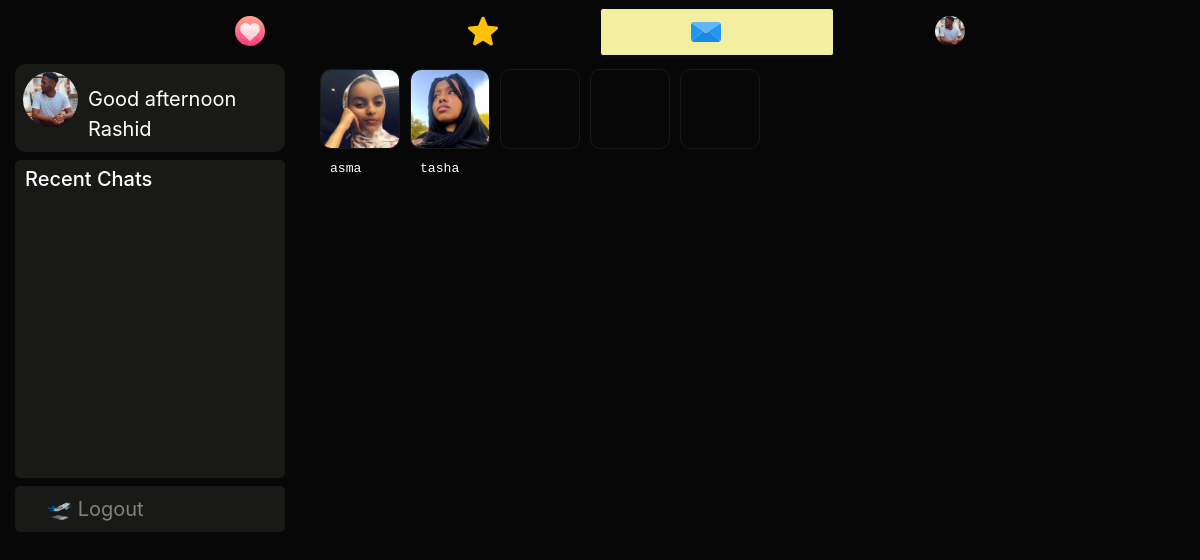
Page /messages (signed in) on the committed database.
### dating/models.py (models this page shows, shortened)
class User(db.Model, UserMixin):
	id = db.Column(db.Integer, primary_key=True)
	username = db.Column(db.String(20), unique=True, nullable=False)
	email = db.Column(db.String(120), unique=True, nullable=True)
	dp = db.Column(db.String(20), nullable=False, default='default.jpg')
	dp2 = db.Column(db.String(20), nullable=False, default='flip.png')
	dp3 = db.Column(db.String(20), nullable=False, default='plane.png')
	password = db.Column(db.String(60), nullable=False)
	last_seen = db.Column(db.DateTime, default=datetime.utcnow)
	date_joined = db.Column(db.DateTime, nullable=False, default=datetime.utcnow)
	department = db.Column(db.String(20), nullable=False)
	student_number = db.Column(db.Integer(), unique=True, nullable=True)
	age = db.Column(db.DateTime, nullable=False)
	gender = db.Column(db.String(20), nullable=False)
	country = db.Column(db.String(20), default="Cyprus", nullable=True)
	bio = db.Column(db.String(120), nullable=True)
	private = db.Column(db.Boolean, default=False, nullable=False)
	snapchat = db.Column(db.String(20), default="snapchat", nullable=True)
	instagram = db.Column(db.String(20), default="instagram", nullable=True)
	followed = db.relationship(
		'User', secondary=followers,
		primaryjoin=(followers.c.follower_id == id),
		secondaryjoin=(followers.c.followed_id == id),
		backref=db.backref('followers', lazy='dynamic'), lazy='dynamic')
	messages_sent = db.relationship('Message',
									foreign_keys='Message.sender_id',
									backref='author', lazy='dynamic')
	messages_received = db.relationship('Message',
										foreign_keys='Message.recipient_id',
										backref='recipient', lazy='dynamic')
	last_message_read_time = db.Column(db.DateTime)
	def is_following(self, user):
		return self.followed.filter(followers.c.followed_id == user.id).count() > 0
	def new_messages(self):
		last_read_time = self.last_message_read_time or datetime(1900, 1, 1)
		return Message.query.filter_by(recipient=self).filter(
			Message.timestamp > last_read_time).count()

### dating/routes.py (the view)
@app.route('/messages')
@login_required
def messages():
	current_user.last_message_read_time = datetime.utcnow()
	db.session.commit()
	messages_received = current_user.messages_received.order_by(m.timestamp.desc())
	messages_sent = current_user.messages_sent.order_by(m.timestamp.desc())
	recent_chats = list()
	for message in messages_received:
		recent_chats.append(message.author)
	for message in messages_sent:
		recent_chats.append(message.recipient)
	recent_chats = list(dict.fromkeys(recent_chats))
	users = User.query.all()
	hour = datetime.now().hour
	greeting = "Good morning" if 5<=hour<12 else "Good afternoon" if hour<18 else "Good evening"
	return render_template('messages.html', users=users, greeting=greeting, recent_chats=recent_chats, messages_sent=messages_sent, messages_received=messages_received)

### dating/models.py (called while the page is built)
@login_manager.user_loader
def load_user(user_id):
	return User.query.get(int(user_id))

### dating/routes.py (called while the page is built)
@app.before_request
def before_request():
	if current_user.is_authenticated:
		current_user.last_seen = datetime.utcnow()
		db.session.commit()

### dating/templates/messages.html (shortened to what this page needs)
{% extends "layout.html" %}
{% block content %}
<div class="container-fluid">
  <div class="row">
    <div class="col-lg-3 d-none d-lg-block position-fixed">
      <a href="{{ url_for('user_posts',username=current_user.username) }}" style="text-decoration:none;">
      <header class="mb-2">
        <img src="{{ url_for('static', filename='profile_pics/' + current_user.dp) }}" alt="default profile" class="profile-thumbnail">
        <div class="profile-name">
          <span class="mt-2 pt-1" style="font-size:20px;color:#fff;">{{greeting}} {{current_user.username.title()}}</span>
        </div>
      </header>
    </a>
      <div style="background:#191917;padding:7px;cursor:pointer;border-radius:5px;overflow:auto;height:318px;">
        <h5 style="padding-left: 3px;">Recent Chats</h5>
      </div>
       <div class="mt-2" style="background:#191917;padding:8px 8px 8px 32px;font-size:20px;display:block;border-radius:5px;">
        <a href="{{ url_for('logout') }}" style="text-decoration:none;color:#818181;"> 🛫 Logout</a>
        </div>
</div>
    <div class="col-lg-6 offset-lg-3">
      {% if current_user.is_authenticated %}
          <section class="cardi scroll mb-2">
            {% for user in users if user != current_user and user.is_following(current_user) and current_user.is_following(user) %}
            <div class="others">
            <div class="card--content"><a href="{{ url_for('message',recipient=user.username) }}"><img src="{{ url_for('static', filename='profile_pics/' + user.dp) }}" alt=""></a>
            </div>
            <small style="font-size:15px;color:#f8f8f2;padding-left:15px">
            <code style="color:#fff;">{{user.username.lower()}}</code>
          </small>
            </div>
            {% endfor %}
            <div class="card--content"></div>
            <div class="card--content"></div>
            <div class="card--content"></div>
          </section>
          {% endif %}
</div>
{% endblock content %}

### dating/templates/layout.html (shortened to what this page needs)
<!doctype html>
<html lang="en">
  <head>
    <link rel="stylesheet" href="https://stackpath.bootstrapcdn.com/bootstrap/4.3.1/css/bootstrap.min.css">
    <link rel="stylesheet" type="text/css" href="{{ url_for('static', filename='main.css') }}">
  </head>
  <body>
<nav class="navbar navbar-expand-md navbar-dark sticky-top justify-content-center d-none d-lg-block">
   <ul class="nav">
    <li {% if '/home' == request.path %}  class="active" {% endif %}>
      <a href="{{url_for('home')}}"><img src="{{ url_for('static', filename='resources/' + 'swipe.svg') }}" style="width:30px;height:30px;"></a>
    </li>
    <li {% if '/discover' == request.path %}  class="active" {% endif %}>
      <a href="{{url_for('discover')}}"><img src="{{ url_for('static', filename='resources/' + 'like.svg') }}" style="width:30px;height:30px;"></a>
    </li>
    <li {% if '/messages' == request.path %}  class="active" {% endif %}>
      <a href="{{url_for('messages')}}">
        <img src="{{ url_for('static', filename='resources/' + 'message.svg') }}" style="width:30px;height:30px;">
      </a>
    </li>
    <li>
      <a href="{{url_for('user_posts', username=current_user.username)}}">
        {% if current_user.is_authenticated %}
          <img src="{{ url_for('static', filename='profile_pics/' + current_user.dp) }}" style="width:30px;height:30px;border-radius:50%">
        {% else %}
        <img src="https://www.flaticon.com/premium-icon/icons/svg/3133/3133799.svg" style="width:30px;height:30px;">
        {% endif %}
      </a>
    </li>
</ul>
</nav>
  {% block content %} {% endblock %}
  </body>
</html>

### dating/static/main.css (style rules this page uses)
body { background:#070707; color:#fff; }
nav { background:#070707; }
small { color: #1e90ff; }
header { display: flex; flex-direction: row; color:#fff; background:#191917; border-radius:10px; padding:8px; cursor:pointer; }
header .profile-thumbnail { width: 55px; height: 55px; border-radius: 50%; }
header .profile-name { display: flex; flex-direction:column; margin-left: 10px; }
.cardi { background: #070707; overflow-x: auto; display: flex; flex-wrap: nowrap; }
.scroll img { width:100%; height:100%; border-radius:10px; }
.card--content { background: #070707; width: 80px; height: 80px; margin: 5px; border-radius:10px; border:1px solid #191917; border-radius:10px; flex: 0 0 auto; }

### dating/templates/layout.html (style rules this page uses)
ul.nav { width:80%; margin:0 auto; padding:0; list-style:none; background-color:none; text-align:center; font-family: sans-serif; }
.nav li { display:inline-block; width:25%; margin:0; padding:0; }
.nav a { text-align:center; padding:8px 0 8px 0; margin:0; display:block; text-decoration:none; color: #fff; }
.active { background: #F3EFA1; border: 1px solid #070707; border-radius: 3px; }
ul.nav li:first-child a { border:none; }
ul.nav li:last-child a { border:none; }

### rows in the picture
User: dp (picture), username "Rashid"
User: dp (picture), username "asma"
User: dp (picture), username "tasha"
